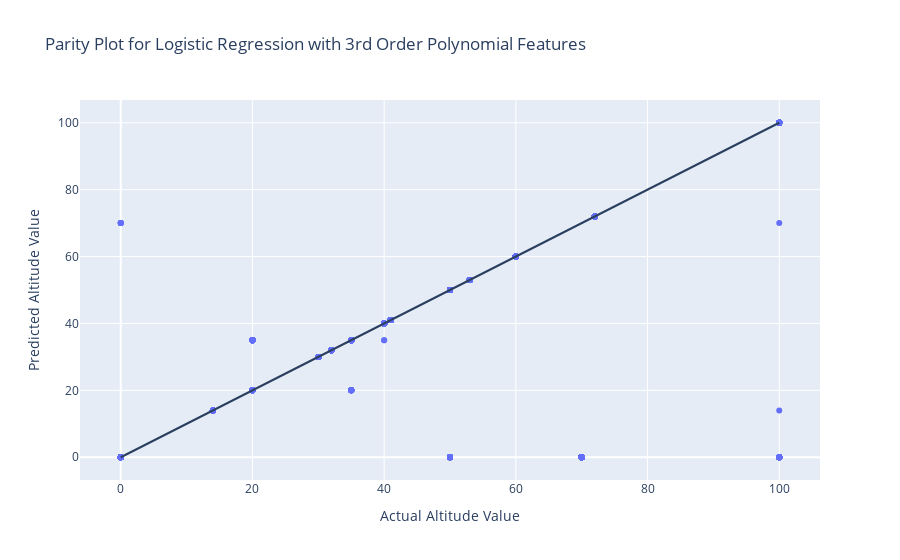

Write notebook code for a chart like this one.
### Markdown cell above
Logistic Regression Model with 3rd Order Polynomial Features to Predict Altitudes:

### Code cell
log_regress_poly = make_pipeline(PolynomialFeatures(3), StandardScaler(), LogisticRegression(penalty = "none"))
log_regress_poly.fit(x_train, y_train)
log_mae_poly = mean_absolute_error(y_val, log_regress_poly.predict(x_val))
print('The validation MAE for a logistic regression model with 3rd order features is:', round(log_mae_poly, 3))

# making the parity plot
fig = go.Figure(data = [go.Scatter(x = y_val, y = log_regress_poly.predict(x_val), mode = "markers")])

fig.add_shape(type = "line", x0 = y_val.min(), y0 = y_val.min(), x1 = y_val.max(), y1 = y_val.max())

fig.update_xaxes(title_text = "Actual Altitude Value")
fig.update_yaxes(title_text = "Predicted Altitude Value")

# set the plot size
fig.update_layout(title = 'Parity Plot for Logistic Regression with 3rd Order Polynomial Features', autosize = True)
fig.show()

### Figure 1 — Plotly figure (JSON) as saved in the notebook; plotly's stock layout.template omitted (floating-point values rounded to 4 significant figures; data arrays with more than 128 entries replaced by an {"elided": "..."} marker saying what was removed)
{"data": [{"mode": "markers", "type": "scatter", "x": {"elided": "4339 int values"}, "y": {"elided": "4339 int values"}}], "layout": {"autosize": true, "shapes": [{"type": "line", "x0": 0, "x1": 100, "y0": 0, "y1": 100}], "title": {"text": "Parity Plot for Logistic Regression with 3rd Order Polynomial Features"}, "xaxis": {"autorange": true, "range": [-5.949, 105.9], "title": {"text": "Actual Altitude Value"}, "type": "linear"}, "yaxis": {"autorange": true, "range": [-8.252, 108.3], "title": {"text": "Predicted Altitude Value"}, "type": "linear"}}}
